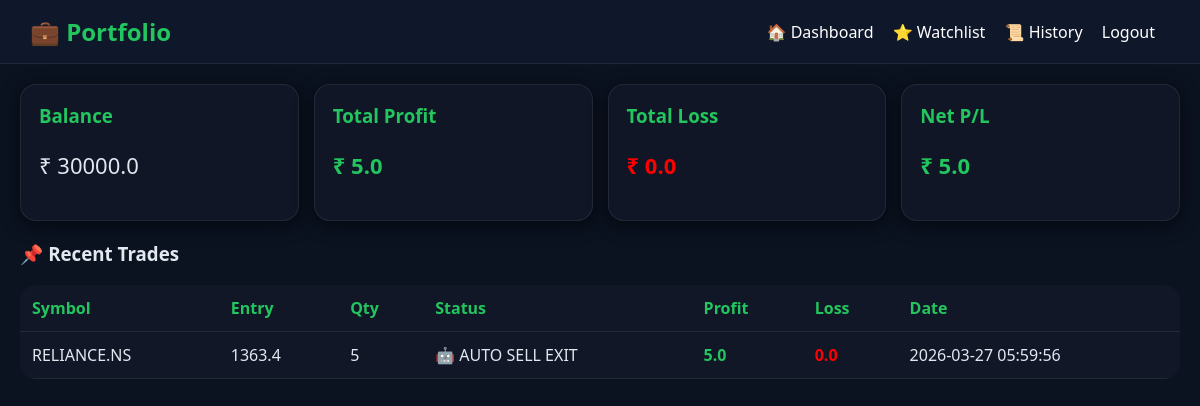
/portfolio (signed in), run on the app's committed database.
### tables this page shows
CREATE TABLE trades (
        id INTEGER PRIMARY KEY AUTOINCREMENT,
        user_id INTEGER,
        symbol TEXT,
        entry_price REAL,
        quantity INTEGER,
        stop_loss REAL,
        target REAL,
        status TEXT,
        profit REAL,
        loss REAL,
        date TIMESTAMP DEFAULT CURRENT_TIMESTAMP
    );

### app.py (the view)
@app.route("/portfolio")
def portfolio():
    if "user_id" not in session:
        return redirect("/login")
    conn = get_db()
    cursor = conn.cursor()
    cursor.execute("SELECT * FROM trades WHERE user_id=? ORDER BY id DESC", (session["user_id"],))
    trades = cursor.fetchall()
    conn.close()
    total_profit = sum([t[8] for t in trades])
    total_loss = sum([t[9] for t in trades])
    net = total_profit - total_loss
    return render_template(
        "portfolio.html",
        trades=trades,
        total_profit=round(total_profit, 2),
        total_loss=round(total_loss, 2),
        net=round(net, 2),
        balance=round(get_balance(), 2)
    )

### app.py (called while the page is built)
def get_db():
    return sqlite3.connect("database.db")

def get_balance():
    user_id = session.get("user_id")
    conn = get_db()
    cursor = conn.cursor()
    cursor.execute("SELECT balance FROM users WHERE id=?", (user_id,))
    data = cursor.fetchone()
    conn.close()
    return data[0] if data else 10000

### templates/portfolio.html (shortened to what this page needs)
<!DOCTYPE html>
<html>
<head>
</head>
<body>
<div class="navbar">
    <h2>💼 Portfolio</h2>
    <div>
        <a href="/dashboard">🏠 Dashboard</a>
        <a href="/watchlist">⭐ Watchlist</a>
        <a href="/trade_history">📜 History</a>
        <a href="/logout">Logout</a>
    </div>
</div>
<div class="container">
    <div class="cards">
        <div class="card">
            <h3>Balance</h3>
            <p style="font-size:22px;">₹ {{balance}}</p>
        </div>
        <div class="card">
            <h3>Total Profit</h3>
            <p class="profit" style="font-size:22px;">₹ {{total_profit}}</p>
        </div>
        <div class="card">
            <h3>Total Loss</h3>
            <p class="loss" style="font-size:22px;">₹ {{total_loss}}</p>
        </div>
        <div class="card">
            <h3>Net P/L</h3>
            {% if net >= 0 %}
            <p class="profit" style="font-size:22px;">₹ {{net}}</p>
            {% else %}
            <p class="loss" style="font-size:22px;">₹ {{net}}</p>
            {% endif %}
        </div>
    </div>
    <h3>📌 Recent Trades</h3>
    {% if trades %}
    <table>
        <tr>
            <th>Symbol</th>
            <th>Entry</th>
            <th>Qty</th>
            <th>Status</th>
            <th>Profit</th>
            <th>Loss</th>
            <th>Date</th>
        </tr>
        {% for t in trades %}
        <tr>
            <td>{{t[2]}}</td>
            <td>{{t[3]}}</td>
            <td>{{t[4]}}</td>
            <td>{{t[7]}}</td>
            <td class="profit">{{t[8]}}</td>
            <td class="loss">{{t[9]}}</td>
            <td>{{t[10]}}</td>
        </tr>
        {% endfor %}
    </table>
    {% else %}
        <p>No trades available</p>
    {% endif %}
</div>
</body>
</html>

### templates/portfolio.html (style rules this page uses)
body { font-family:'Segoe UI', Arial; background:#0b1220; margin:0; color:#e2e8f0; }
.navbar { background:#0f172a; padding:15px 30px; display:flex; justify-content:space-between; align-items:center; border-bottom:1px solid rgba(255,255,255,0.08); }
.navbar h2 { margin:0; color:#22c55e; }
.navbar a { color:white; text-decoration:none; margin-right:15px; }
.container { padding:20px; }
.cards { display:flex; gap:15px; margin-bottom:20px; }
.card { flex:1; background:rgba(17,24,39,0.95); padding:18px; border-radius:16px; box-shadow:0 4px 18px rgba(0,0,0,0.55); border:1px solid rgba(255,255,255,0.08); }
.card h3 { margin:0; color:#22c55e; }
table { width:100%; border-collapse:collapse; margin-top:15px; background:rgba(17,24,39,0.95); border-radius:16px; overflow:hidden; }
th, td { padding:12px; text-align:left; border-bottom:1px solid rgba(255,255,255,0.08); }
th { color:#22c55e; }
.profit { color:#22c55e; font-weight:bold; }
.loss { color:red; font-weight:bold; }

### data on the page
trades: symbol "RELIANCE.NS", entry_price "1363.4", quantity "5", status "🤖 AUTO SELL EXIT", profit "5.0", loss "0.0", date "2026-03-27 05:59:56"

### other printed values
{{ balance }} "30000.0"
{{ total_profit }} "5.0"
{{ total_loss }} "0.0"
{{ net }} "5.0"
